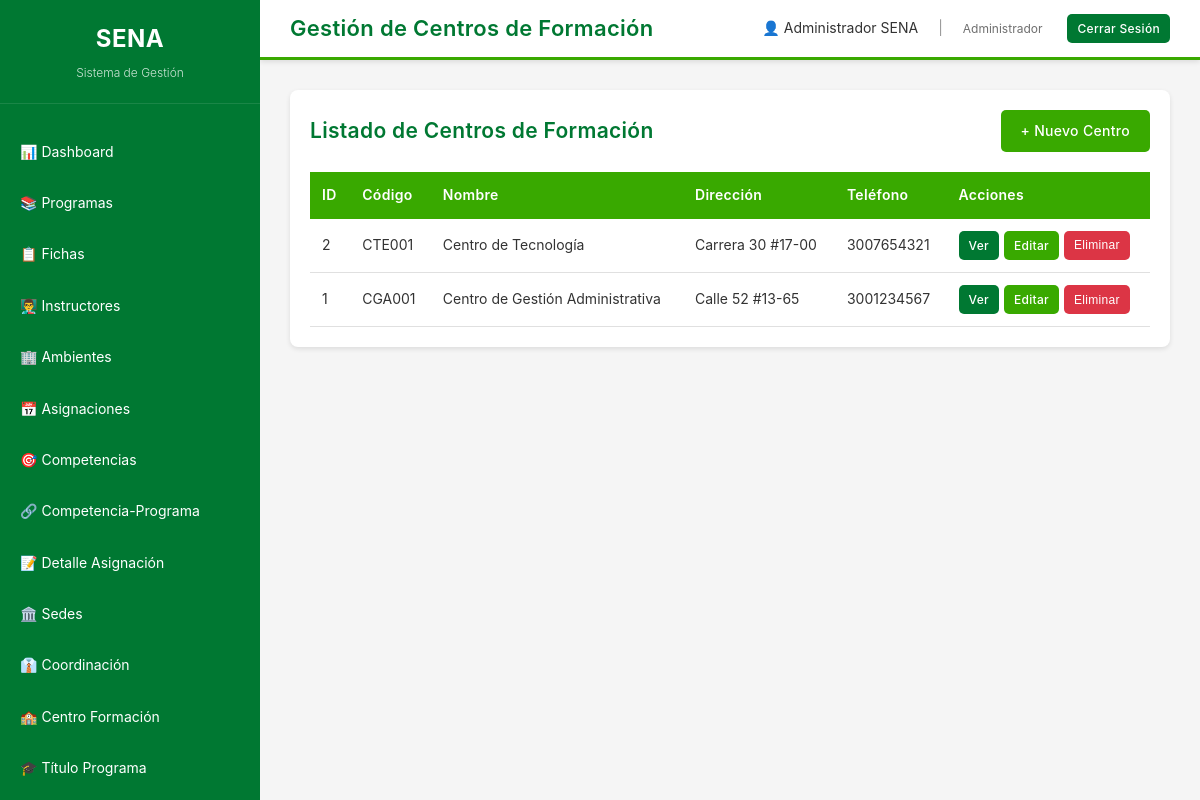
The app's page /views/centro_formacion/index.php (signed in) with its own data.
### tables this page shows
CREATE TABLE centro_formacion (
    id INT PRIMARY KEY AUTO_INCREMENT,
    nombre VARCHAR(200) NOT NULL,
    codigo VARCHAR(50) UNIQUE NOT NULL,
    direccion VARCHAR(255),
    telefono VARCHAR(20),
    created_at TIMESTAMP DEFAULT CURRENT_TIMESTAMP
);

### conexion.php (called while the page is built, shortened)
<?php
class Database {
    private static $instance = null;
    private $conn;
    private function __construct() {
        try {
            $this->conn = new PDO(
                "mysql:host=" . DB_HOST . ";dbname=" . DB_NAME . ";charset=utf8mb4",
                DB_USER,
                DB_PASS,
                [
                    PDO::ATTR_ERRMODE => PDO::ERRMODE_EXCEPTION,
                    PDO::ATTR_DEFAULT_FETCH_MODE => PDO::FETCH_ASSOC,
                    PDO::ATTR_EMULATE_PREPARES => false,
                    PDO::MYSQL_ATTR_INIT_COMMAND => "SET NAMES utf8mb4 COLLATE utf8mb4_unicode_ci"
                ]
            );
            $this->conn->exec("SET CHARACTER SET utf8mb4");
            $this->conn->exec("SET NAMES utf8mb4");
        } catch(PDOException $e) {
            die("Error de conexión: " . $e->getMessage());
        }
    }
    public static function getInstance() {
        if (self::$instance === null) {
            self::$instance = new self();
        }
        return self::$instance;
    }
    public function getConnection() {
        return $this->conn;
    }
}
?>

### model/CentroFormacionModel.php (called while the page is built, shortened)
<?php
require_once __DIR__ . '/../conexion.php';
class CentroFormacionModel {
    private $conn;
    public function __construct() {
        $this->conn = Database::getInstance()->getConnection();
    }
    public function getAll() {
        $stmt = $this->conn->query("SELECT * FROM centro_formacion ORDER BY id DESC");
        return $stmt->fetchAll();
    }
}
?>

### views/centro_formacion/index.php (the view)
<?php require_once __DIR__ . '/../../model/CentroFormacionModel.php'; $model = new CentroFormacionModel(); if (isset($_GET['eliminar'])) { $model->delete($_GET['eliminar']); header('Location: index.php?msg=eliminado'); exit; } $registros = $model->getAll(); $pageTitle = "Gestión de Centros de Formación"; include __DIR__ . '/../layout/header.php'; include __DIR__ . '/../layout/sidebar.php'; ?>
<div class="main-content"><?php if (isset($_GET['msg'])): ?><div class="alert alert-success"><?php if ($_GET['msg'] == 'creado') echo 'Registro creado exitosamente'; if ($_GET['msg'] == 'actualizado') echo 'Registro actualizado exitosamente'; if ($_GET['msg'] == 'eliminado') echo 'Registro eliminado exitosamente'; ?></div><?php endif; ?><div class="table-container"><div class="table-header"><h2>Listado de Centros de Formación</h2><a href="crear.php" class="btn btn-primary">+ Nuevo Centro</a></div><table><thead><tr><th>ID</th><th>Código</th><th>Nombre</th><th>Dirección</th><th>Teléfono</th><th>Acciones</th></tr></thead><tbody><?php foreach ($registros as $registro): ?><tr><td><?php echo $registro['id']; ?></td><td><?php echo $registro['codigo']; ?></td><td><?php echo $registro['nombre']; ?></td><td><?php echo $registro['direccion']; ?></td><td><?php echo $registro['telefono']; ?></td><td><div class="btn-group"><a href="ver.php?id=<?php echo $registro['id']; ?>" class="btn btn-secondary btn-sm">Ver</a><a href="editar.php?id=<?php echo $registro['id']; ?>" class="btn btn-primary btn-sm">Editar</a><button onclick="confirmarEliminacion(<?php echo $registro['id']; ?>, 'centro_formacion')" class="btn btn-danger btn-sm">Eliminar</button></div></td></tr><?php endforeach; ?></tbody></table></div></div><?php include __DIR__ . '/../layout/footer.php'; ?>

### assets/css/styles.css (style rules this page uses)
:root { --verde-principal: #39A900; --verde-secundario: #007832; --verde-hover: #005a25; --blanco: #ffffff; --gris-claro: #f5f5f5; --gris-medio: #e0e0e0; --gris-texto: #333333; }
* { margin: 0; padding: 0; box-sizing: border-box; }
html { -webkit-font-smoothing: antialiased; -moz-osx-font-smoothing: grayscale; text-rendering: optimizeLegibility; }
body { font-family: 'Poppins', -apple-system, BlinkMacSystemFont, 'Segoe UI', 'Roboto', 'Oxygen', 'Ubuntu', 'Cantarell', sans-serif; background-color: var(--gris-claro); color: var(--gris-texto); -webkit-font-smoothing: antialiased; -moz-osx-font-smoothing: grayscale; font-size: 14px; line-height: 1.6; font-weight: 400; }
.main-content { margin-left: 260px; margin-top: 60px; padding: 30px; min-height: calc(100vh - 60px); }
.table-container { background: var(--blanco); padding: 20px; border-radius: 8px; box-shadow: 0 2px 5px rgba(0,0,0,0.1); overflow-x: auto; }
.table-header { display: flex; justify-content: space-between; align-items: center; margin-bottom: 20px; }
.table-header h2 { color: var(--verde-secundario); font-weight: 600; letter-spacing: 0.3px; }
table { width: 100%; border-collapse: collapse; }
thead { background-color: var(--verde-principal); color: var(--blanco); }
thead th { padding: 12px; text-align: left; font-weight: 600; letter-spacing: 0.3px; }
tbody tr { border-bottom: 1px solid var(--gris-medio); transition: background-color 0.2s; }
tbody td { padding: 12px; }
.btn { padding: 10px 20px; border: none; border-radius: 5px; cursor: pointer; text-decoration: none; display: inline-block; transition: all 0.3s; font-size: 14px; font-weight: 500; letter-spacing: 0.3px; }
.btn-primary { background-color: var(--verde-principal); color: var(--blanco); }
.btn-secondary { background-color: var(--verde-secundario); color: var(--blanco); }
.btn-danger { background-color: #dc3545; color: var(--blanco); }
.btn-sm { padding: 5px 10px; font-size: 12px; }
.btn-group { display: flex; gap: 5px; }

### records on screen
centro_formacion: id "2", codigo "CTE001", nombre "Centro de Tecnología", direccion "Carrera 30 #17-00", telefono "3007654321"
centro_formacion: id "1", codigo "CGA001", nombre "Centro de Gestión Administrativa", direccion "Calle 52 #13-65", telefono "3001234567"

### other values on screen
$pageTitle "Gestión de Centros de Formación"
$_SESSION['usuario_nombre'] "Administrador SENA"
$_SESSION['usuario_rol'] "Administrador"
